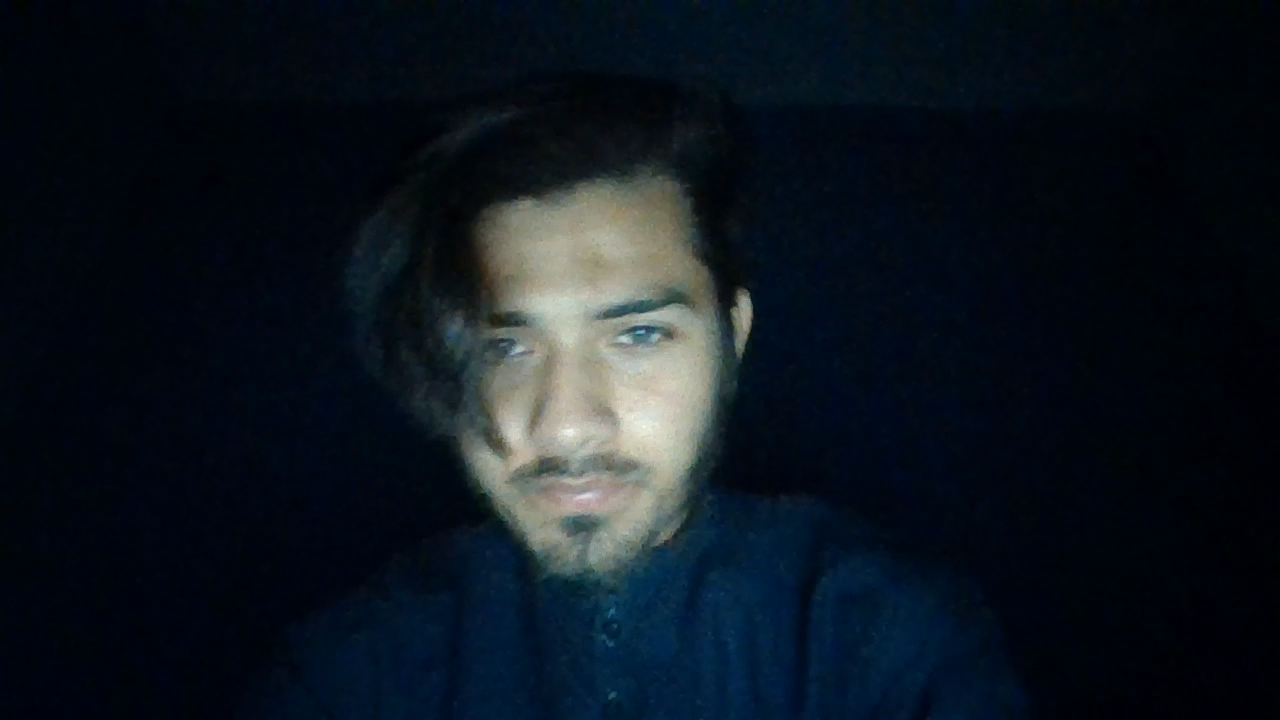
#> input picture frame 5 of image processing with python/image processing and computer vision/lecture 4/video_operation using opencv/WIN_20221112_08_02_50_Pro.mp4, 1280 x 720 px, given in place of the camera
$ python github.py
#> lines starting #> are read from the running program, lines starting #| are printed output that depends on the picture


#How to read Video from any folder using opencv

import cv2

#Here with the help of videoCapture fucntion we easily ready any video.
"""
cap = cv2.VideoCapture("Data\\Pirates.mp4")   #Here parameter is a path of any video
while True:
    ret, frame = cap.read()   #here read the frame
    #get height and width of frame
    # print("Width ==>",cv2.CAP_PROP_FRAME_WIDTH)
    print("Height==>",cv2.CAP_PROP_FRAME_HEIGHT)

    frame = cv2.resize(frame,(700,450))
    gray  = cv2.cvtColor(frame,cv2.COLOR_BGR2GRAY)
    frame = cv2.flip(frame,-1)
    cv2.imshow('Colorframe',frame)
    cv2.imshow("Gray Frame",gray)
    if cv2.waitKey(25) & 0xFF == ord('q'):   #press to exit
        break

# Release everything if job is finished
cap.release()
cv2.destroyAllWindows()
"""

#Capture  video from webcam and save it

cap = cv2.VideoCapture(0,cv2.CAP_DSHOW)   #Here parameter 0 is a path of any video use for webcam
print("check===",cap.isOpened())

#it is 4 byte code which is use to specify the video codec
#Various codec --
#DIVX, XVID, MJPG, X264, WMV1, WMV2
fourcc = cv2.VideoWriter_fourcc(*"XVID")  # *"XVID"
#It contain 4 parameter , name, codec,fps,resolution
output = cv2.VideoWriter("output.avi",fourcc,20.0,(640,480),0)

while(cap.isOpened()):
    ret, frame = cap.read()   #here read the frame
#> frame is the input picture: shape (720, 1280, 3); mean B, G, R 31.1, 22.4, 14.3

    if ret==True:

        gray  = cv2.cvtColor(frame,cv2.COLOR_BGR2GRAY)
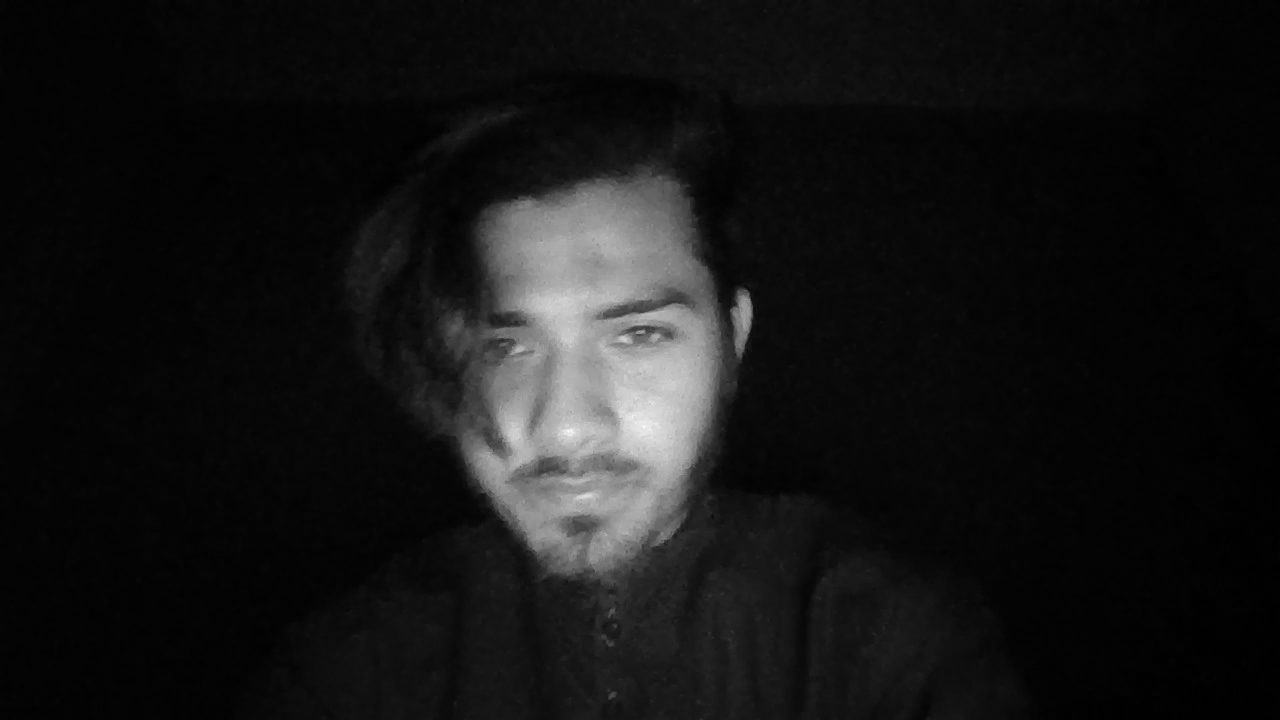
#> gray: shape (720, 1280); min 0, max 251, mean 20.9
        #here flip is used to lip the video at recording time
        frame = cv2.flip(frame,0)
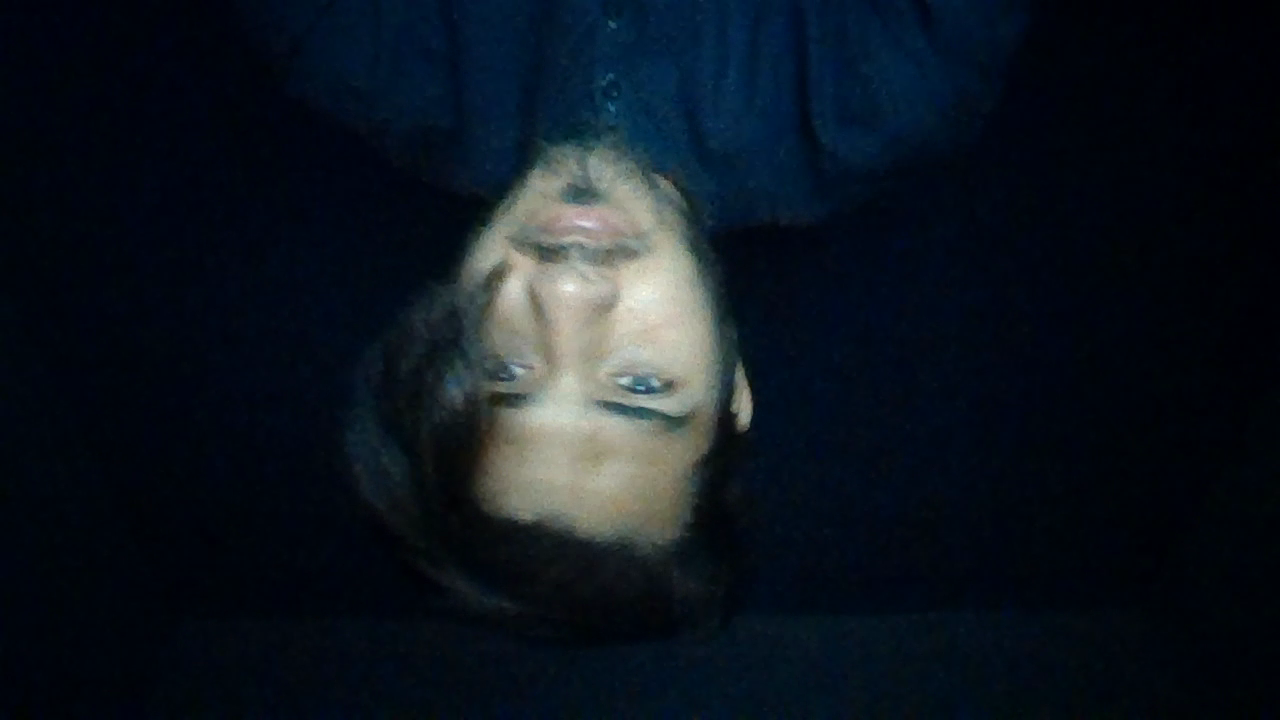
#> frame: shape (720, 1280, 3); mean B, G, R 31.1, 22.4, 14.3
        output.write(gray)

        cv2.imshow("Gray Frame",gray)
        cv2.imshow('Colorframe',frame)
        if cv2.waitKey(1) & 0xFF == ord('q'):   #press to exit
#> (key q is pressed here)
            break
    else:
        break

# Release everything if job is finished
cap.release()
output.release()
cv2.destroyAllWindows()

$ run again, starting later in the video
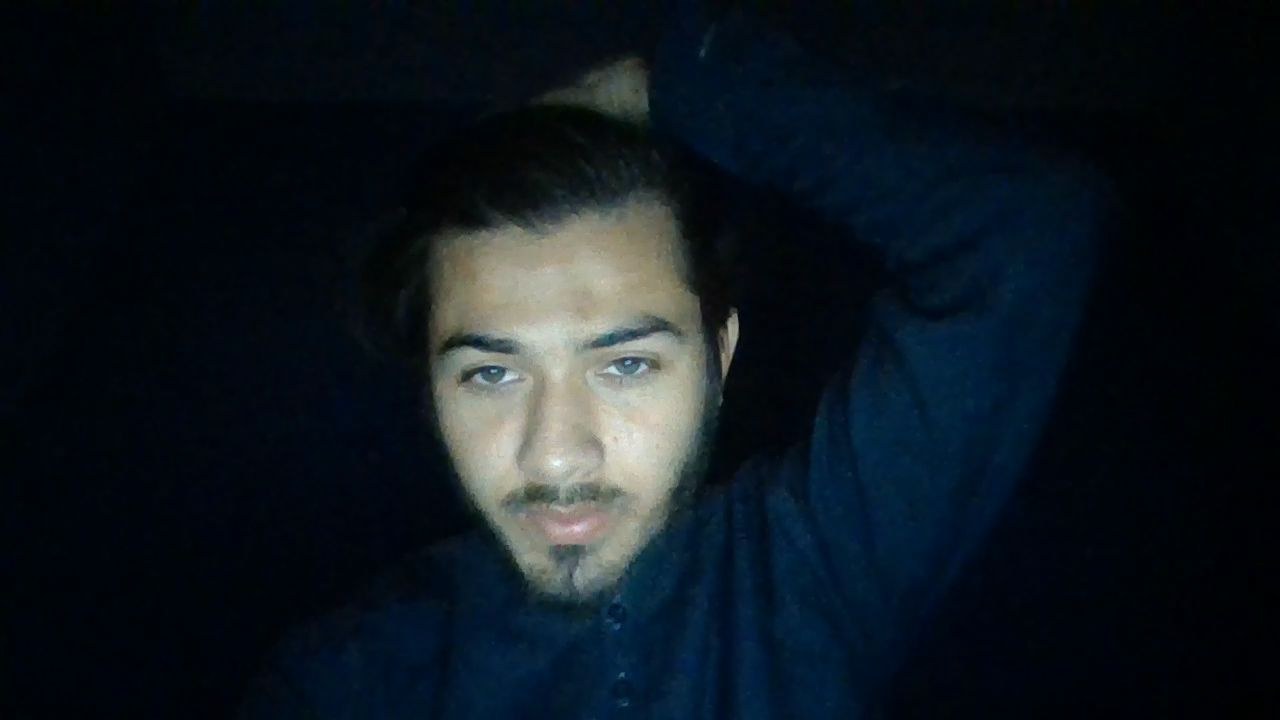
#> input picture frame 25 of image processing with python/image processing and computer vision/lecture 4/video_operation using opencv/WIN_20221112_08_02_50_Pro.mp4, 1280 x 720 px, given in place of the camera
#> frame is the input picture: shape (720, 1280, 3); mean B, G, R 31.3, 24.1, 15.4
#> `gray  = cv2.cvtColor(frame,cv2.COLOR_BGR2GRAY)`:
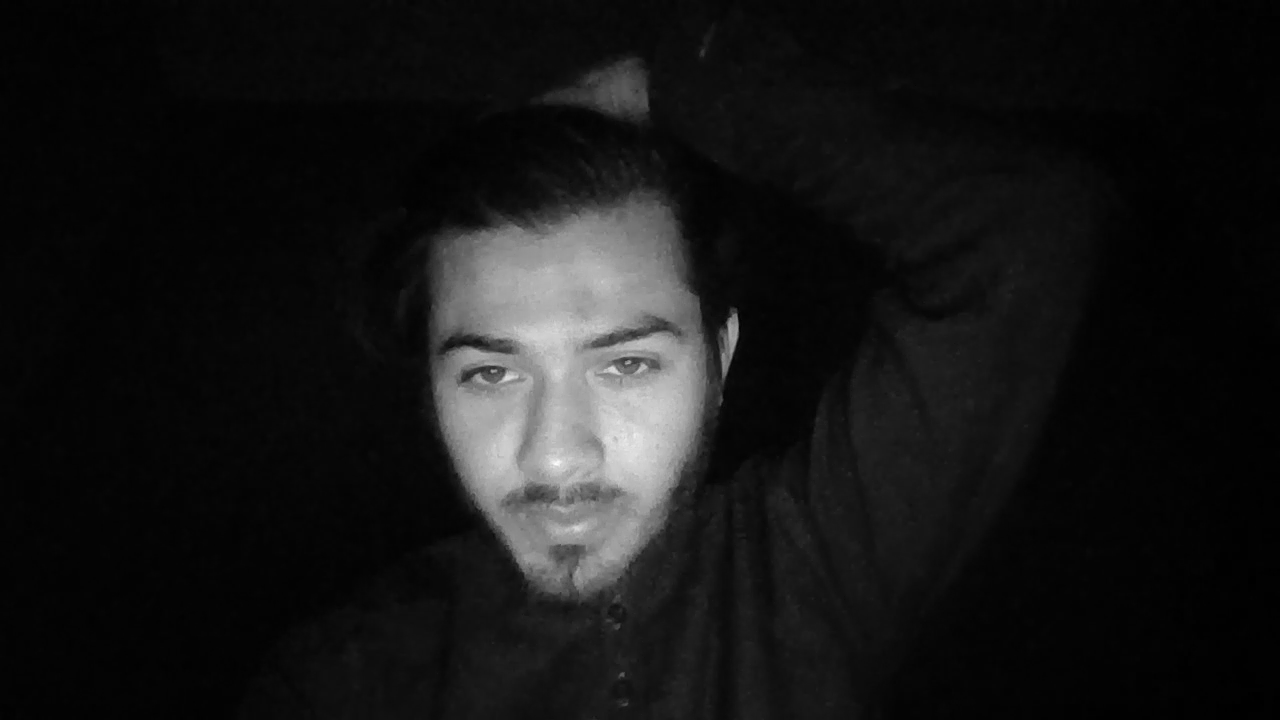
#> gray: shape (720, 1280); min 0, max 252, mean 22.2
#> `frame = cv2.flip(frame,0)`:
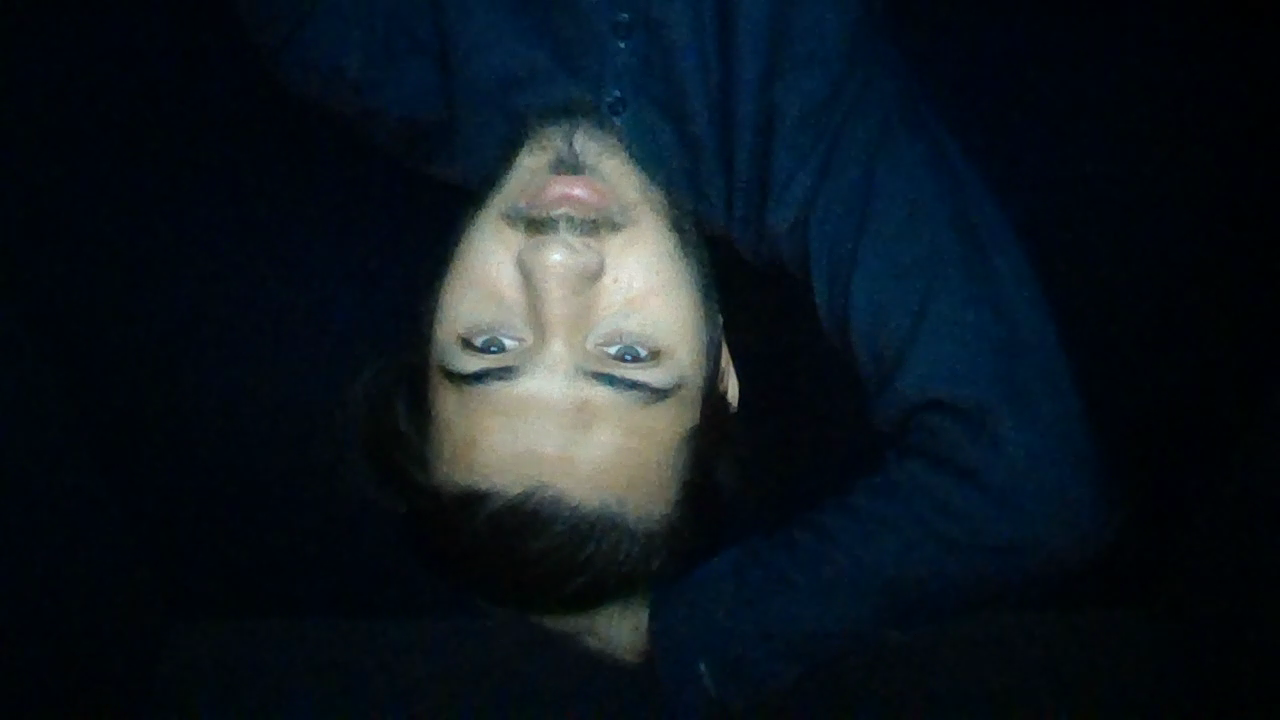
#> frame: shape (720, 1280, 3); mean B, G, R 31.3, 24.1, 15.4

$ run again, starting later in the video
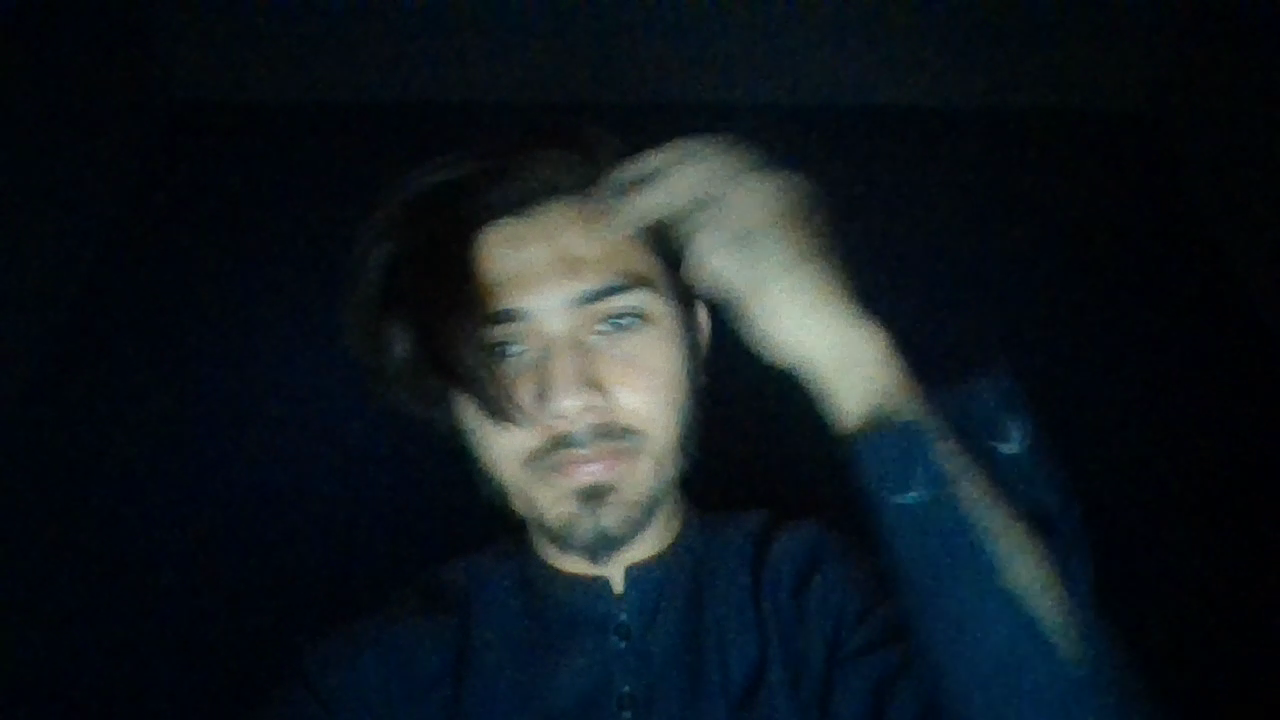
#> input picture frame 44 of image processing with python/image processing and computer vision/lecture 4/video_operation using opencv/WIN_20221112_08_02_50_Pro.mp4, 1280 x 720 px, given in place of the camera
#> frame is the input picture: shape (720, 1280, 3); mean B, G, R 31.1, 25.6, 17.9
#> `gray  = cv2.cvtColor(frame,cv2.COLOR_BGR2GRAY)`:
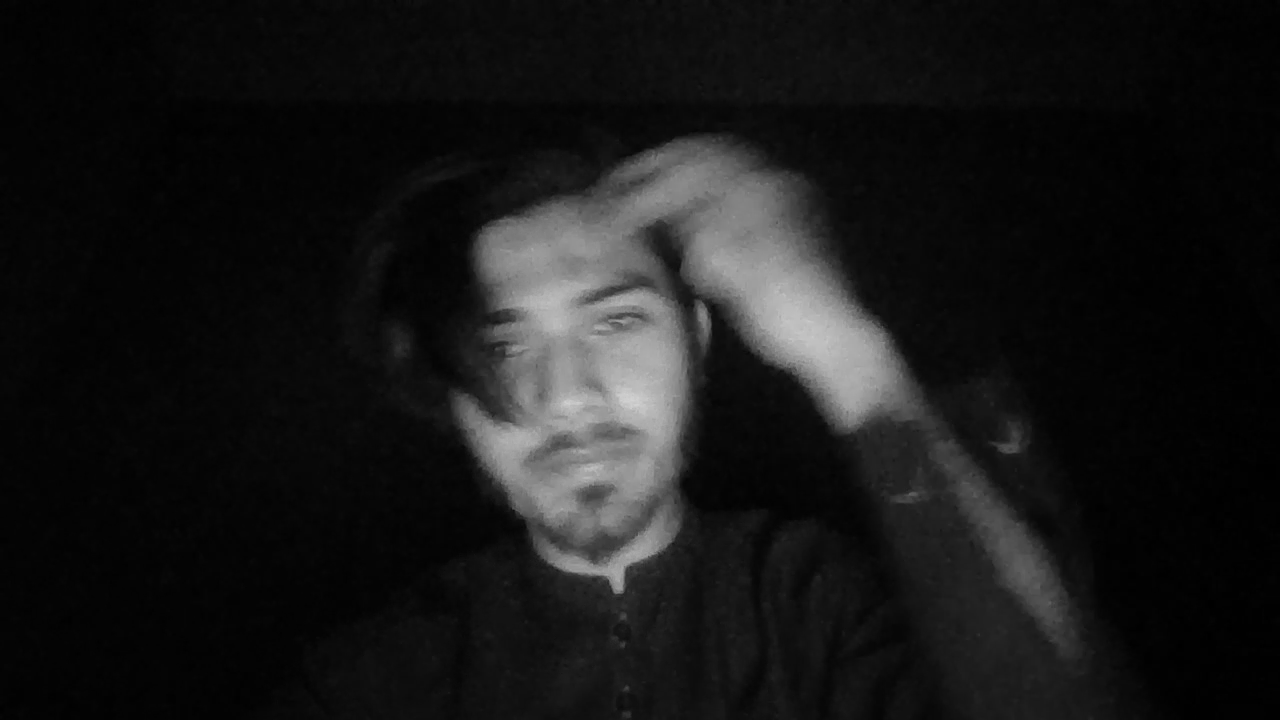
#> gray: shape (720, 1280); min 0, max 211, mean 23.9
#> `frame = cv2.flip(frame,0)`:
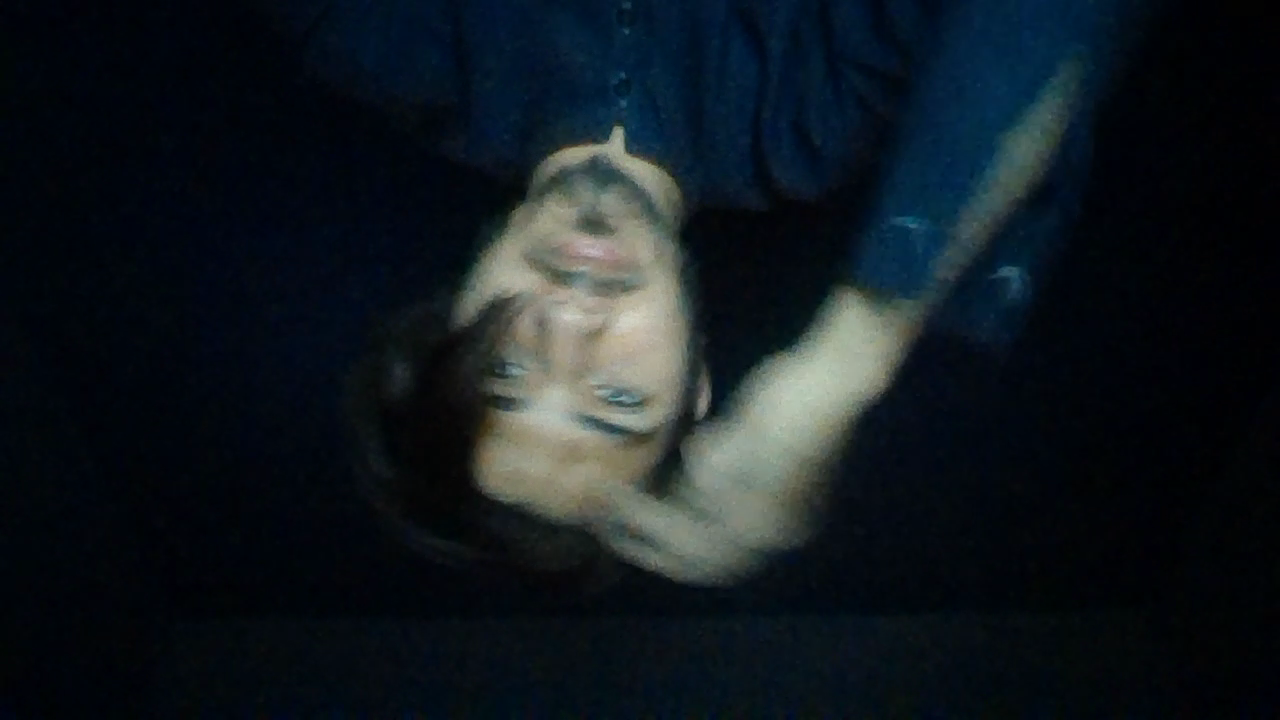
#> frame: shape (720, 1280, 3); mean B, G, R 31.1, 25.6, 17.9
